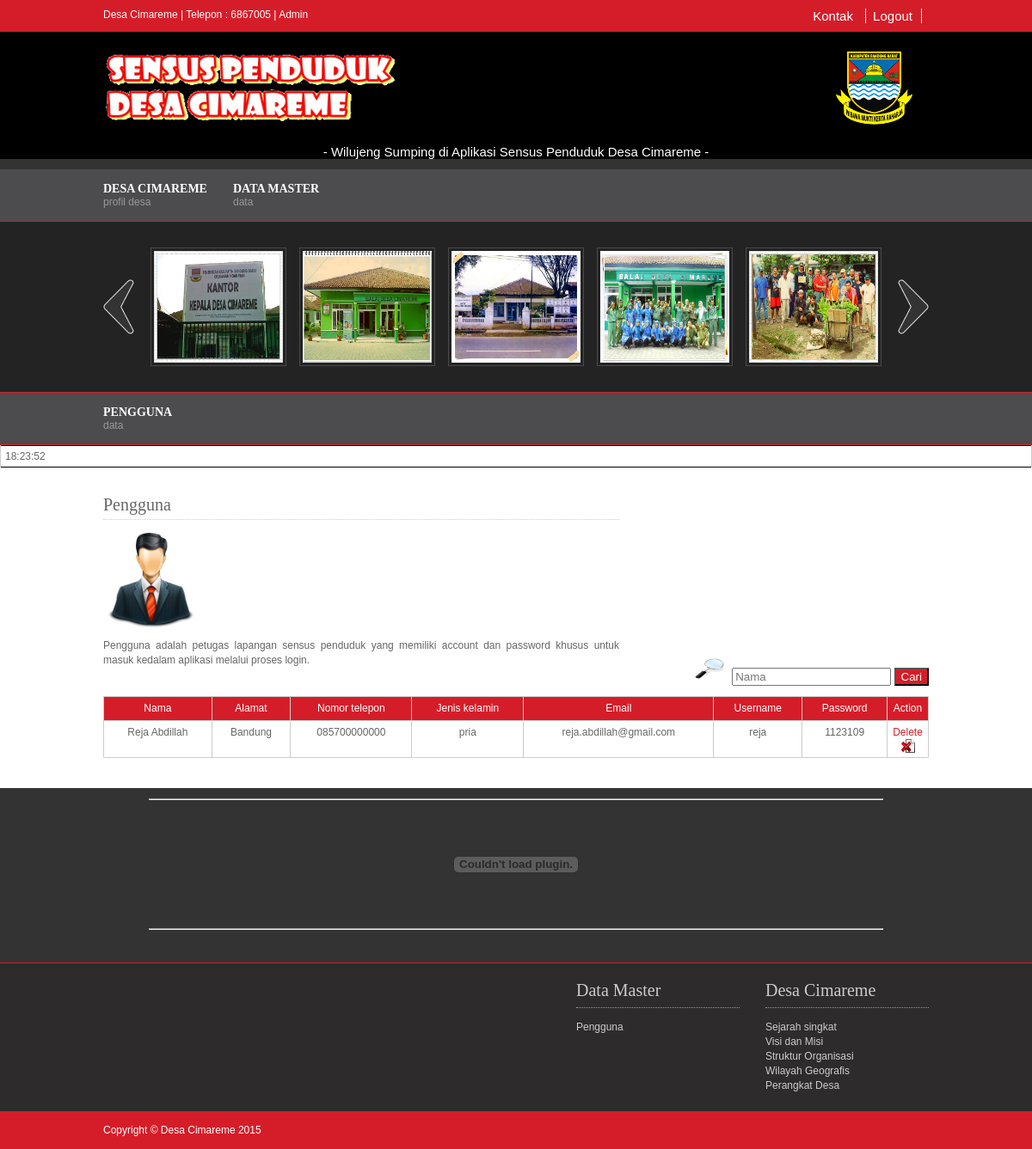
The app's page /admin/pengguna.php (signed in) with its own data.
### tables this page shows
CREATE TABLE IF NOT EXISTS `penyewa` (
  `nama` varchar(30) NOT NULL,
  `alamat` varchar(50) NOT NULL,
  `telepon` varchar(12) NOT NULL,
  `jenis_kelamin` varchar(10) NOT NULL,
  `email` varchar(50) NOT NULL,
  `username` varchar(30) NOT NULL,
  `password` varchar(30) NOT NULL,
  PRIMARY KEY (`username`)
);

### admin/pengguna.php (the view, shortened to what this page needs)
<?php require_once('../Connections/koneksi.php');
?>
<?php
$maxRows_n = 10;
$pageNum_n = 0;
$startRow_n = $pageNum_n * $maxRows_n;
$query_n = "SELECT * FROM penyewa";
$query_limit_n = sprintf("%s LIMIT %d, %d", $query_n, $startRow_n, $maxRows_n);
$n = mysql_query($query_limit_n, $koneksi) or die(mysql_error());
$row_n = mysql_fetch_assoc($n);
?>
<!DOCTYPE html PUBLIC "-//W3C//DTD XHTML 1.0 Transitional//EN" "http://www.w3.org/TR/xhtml1/DTD/xhtml1-transitional.dtd">
<html xmlns="http://www.w3.org/1999/xhtml">
<head>
<link rel="stylesheet" href="layout/styles/layout.css" type="text/css" />
</head>
<body id="top">
<div class="wrapper col1">
  <div id="topbar">
    <p>Desa Cimareme | Telepon : 6867005 | Admin</p>
	<ul class="style2">
	  <li><a href="kontak.php" class="style3">Kontak </a></li> <li><a href="Logout.php" class="style3">Logout</a></li>
	</ul>
    <br class="clear" />
  </div>
</div>
<div class="wrapper col2">
  <div id="header">
    <div class="fl_left">
      <h1><img src="images/Header.png" width="345" height="88" /></h1>
    </div>
    <div class="fl_right">
      <div align="right"><a href="#"><img src="images/Logo Bandung Barat.png" width="127" height="91" /></a> </div>
    </div>
    <br class="clear" />
  </div>
  <marquee>
  <div align="center" class="style2">- Wilujeng Sumping di Aplikasi Sensus Penduduk Desa Cimareme -</div>
  </marquee>
</div>
<div class="wrapper col3">
  <div id="topnav">
    <ul>
      <li><a href="home.php">Desa Cimareme</a><span>Profil Desa</span>
      </li>
	  <li><a href="">Data Master</a><span>data</span>
      </li>
    </ul>
    <br class="clear" />
  </div>
</div>
<div class="wrapper col4">
  <div id="featured_slide">
    <div id="featured_content">
      <ul>
        <li><a href="#"><img src="images/Kantor Kepala Desa Cimareme.jpg" alt="" /></a></li>
        <li><a href="#"><img src="images/Balai Desa Cimareme sekarang.jpg" alt="" /></a></li>
        <li><a href="#"><img src="images/Balai Desa Cimareme tempo dulu.jpg" alt="" /></a></li>
        <li><a href="#"><img src="images/Perangkat Desa.jpg" alt="" /></a></li>
        <li><a href="#"><img src="images/Warga Desa.jpg" alt="" /></a></li>
      </ul>
    </div>
    <a href="javascript:void(0);" id="featured-item-prev"><img src="layout/images/prev.png" alt="" /></a> <a href="javascript:void(0);" id="featured-item-next"><img src="layout/images/next.png" alt="" /></a> </div>
</div>
<div class="wrapper col3">
  <div id="topnav">
    <ul>
      <li><a href="pengguna.php">Pengguna</a><span>data</span>
    </ul>
    <br class="clear" />
  </div>
</div>
<div class="wrapper col5">
<body bgcolor="black" text="black" onload="waktu()">
<table align=center bgcolor="#CCCCCC" class="col5" style="border:1px solid black">
<tr><td>
<div id="output">
</div>
</td></tr>
</table>
  <div id="container">
    <div id="content">
      <h2>Pengguna</h2>
      <img src="images/user-icon-6.png" width="111" height="111" />
      <p align="justify">Pengguna adalah petugas lapangan sensus penduduk yang memiliki account dan password khusus untuk masuk kedalam aplikasi melalui proses login. </p>
    </div>
	<p>&nbsp;</p>
	<p>&nbsp;</p>
	<p>&nbsp;</p>
	<p>&nbsp;</p>
	<p>&nbsp;</p>
	<p>&nbsp;</p>
	<form>
      <div align="right"><img src="images/cari1.png" width="44" height="28" border="0" />
          <input name="cari" type="text" placeholder="Nama" />
          <input name="submit" type="submit" class="col1" value="Cari">
      </div>
    </form>
	<table border="1" cellpadding="0" cellspacing="3">
      <tr class="col1">
        <td><div align="center">Nama</div></td>
        <td><div align="center">Alamat</div></td>
        <td><div align="center">Nomor telepon</div></td>
        <td><div align="center">Jenis kelamin</div></td>
        <td><div align="center">Email</div></td>
        <td><div align="center">Username</div></td>
        <td><div align="center">Password</div></td>
		<td colspan="2"><div align="center">Action</div></td>
      </tr>
      <?php do { ?>
        <tr>
          <td><div align="center"><?php echo $row_n['nama']; ?></div></td>
          <td><div align="center"><?php echo $row_n['alamat']; ?></div></td>
          <td><div align="center"><?php echo $row_n['telepon']; ?></div></td>
          <td><div align="center"><?php echo $row_n['jenis_kelamin']; ?></div></td>
          <td><div align="center"><?php echo $row_n['email']; ?></div></td>
          <td><div align="center"><?php echo $row_n['username']; ?></div></td>
          <td><div align="center"><?php echo $row_n['password']; ?></div></td>
          <td width="5%"><div align="center" onclick="MM_popupMsg('Data penduduk dihapus')">
            <div align="center"><a href="hapuspengguna.php?id=<?php echo $row_n['username']; ?>">Delete<img src="images/dell2.png" width="16" height="16" border="0"></a></div>
          </div></td>
        </tr>
        <?php } while ($row_n = mysql_fetch_assoc($n)); ?>
    </table>
  </div>
</div>
<div align="center">
  <hr width="71%" />
  <p>
    <object classid="clsid:D27CDB6E-AE6D-11cf-96B8-444553540000" codebase="http://download.macromedia.com/pub/shockwave/cabs/flash/swflash.cab#version=7,0,19,0" width="960" height="125">
      <embed src="images/bawah.swf" quality="high" pluginspage="http://www.macromedia.com/go/getflashplayer" type="application/x-shockwave-flash" width="960" height="125"></embed>
    </object>
</p>
  <hr width="71%" />
  <p>&nbsp;</p>
</div>
<div class="wrapper col6">
  <div id="footer">
  	<div class="footbox">
      <h2><a href="home.php">Desa Cimareme</a></h2>
      <ul>
        <li><a href="sejarah.php">Sejarah singkat</a></li>
        <li><a href="visimisi.php">Visi dan Misi</a></li>
        <li><a href="struktur.php">Struktur Organisasi</a></li>
        <li><a href="geografis.php">Wilayah Geografis</a></li>
		<li><a href="perangkatdesa.php">Perangkat Desa</a></li>
      </ul>
    </div>
    <div class="footbox">
      <h2 class="style4">Data Master</h2>
      <ul>
        <li><a href="pengguna.php">Pengguna</a></li>
      </ul>
    </div>
    <br class="clear" />
  </div>
</div>
<div class="col1">
  <div id="copyright">
    <p class="fl_left style1">Copyright &copy; Desa Cimareme 2015</p>
    <br class="clear" />
  </div>
</div>
</body>
</html>

### admin/layout/styles/layout.css (style rules this page uses)
html { overflow-y:scroll; }
body { margin:0; padding:0; font-size:12px; font-family:verdana, Arial, Helvetica, sans-serif; color:#FFFFFF; background-color:#333333; }
a { outline:none; text-decoration:none; }
.fl_left, .imgl { float:left; }
.fl_right, .imgr { float:right; }
img { margin:0; padding:0; border:0; }
div.wrapper { display:block; width:100%; margin:0; text-align:left; }
div.wrapper h1, div.wrapper h2, div.wrapper h3, div.wrapper h4, div.wrapper h5, div.wrapper h6 { margin:0 0 15px 0; padding:0; font-size:20px; font-weight:normal; font-family:Georgia, "Times New Roman", Times, serif; }
.col1, .col1 a { color:#FFFFFF; background-color:#D51D29; }
.col2 { color:#FFFFFF; background-color:#000000; }
.col3 { color:#999999; background-color:#4C4C4E; border-bottom:1px solid #D51D29; }
.col4 { color:#FFFFFF; background-color:#232323; border-bottom:1px solid #D51D29; }
.col4 a { color:#FFFFFF; background-color:#232323; }
.col5 { color:#666666; background-color:#FFFFFF; }
.col5 a { color:#D51D29; background-color:#FFFFFF; }
.col6 { color:#98989A; background-color:#2D2B2B; border-top:1px solid #D51D29; }
.col6 a { color:#CCCCCC; background-color:#2D2B2B; }
#topbar, #header, #topnav, #intro, #breadcrumb, #container, #footer, #copyright { display:block; position:relative; width:960px; margin:0 auto; }
#topbar { padding:10px 0; }
#topbar p { float:left; margin:0; padding:0; }
#topbar ul { float:right; margin:0; padding:0; list-style:none; }
#topbar li { display:inline; margin:0 8px 0 0; padding:0 10px 0 0; border-right:1px solid #FFFFFF; }
#header { padding:20px 0; }
#header h1, #header p { margin:0; padding:0; }
#header .fl_left { display:block; float:left; width:400px; }
#header .fl_right { display:block; float:right; width:468px; }
#header h1 { margin:0; font-size:36px; border:none; }
#container { padding:20px 0; line-height:1.4em; }
#container h1, #container h2, #container h3, #container h4, #container h5, #container h6 { padding-bottom:8px; border-bottom:1px dotted #CCCCCC; }
#content { display:block; float:left; width:600px; }
#footer { padding:20px 0; }
#footer h2 { padding-bottom:8px; border-bottom:1px dotted #999999; }
#footer p, #footer ul, #footer a { margin:0; padding:0; font-weight:normal; list-style:none; line-height:normal; }
#footer .footbox { display:block; float:right; width:190px; margin:0 0 0 30px; padding:0; }
#footer li { margin-bottom:3px; }
#copyright { padding:15px 0; }
#copyright p { margin:0; padding:0; }

### admin/layout/styles/navi.css (style rules this page uses)
#topnav { padding:15px 0; z-index:1000; }
#topnav ul, #topnav li { margin:0; padding:0; list-style:none; font-size:14px; font-family:Georgia, "Times New Roman", Times, serif; }
#topnav li { float:left; margin-right:30px; }
#topnav li span { display:block; font-size:12px; font-weight:bold; font-family:Arial, Helvetica, sans-serif; text-transform:lowercase; color:#999999; background-color:#4C4C4E; font-weight:normal; line-height:normal; margin:0; padding:0; }
#topnav li a:link, #topnav li a:visited, #topnav li a:hover { display:block; margin:0; padding:0; color:#FFFFFF; background-color:#4C4C4E; text-transform:uppercase; font-weight:bold; }

### admin/layout/styles/forms.css (style rules this page uses)
form, fieldset, legend { margin:0; padding:0; border:none; }

### admin/layout/styles/tables.css (style rules this page uses)
table { width:100%; border-collapse:collapse; table-layout:auto; vertical-align:top; margin-bottom:15px; border:1px solid #CCCCCC; }
table tbody td { vertical-align:top; border-collapse:collapse; border-left:1px solid #CCCCCC; border-right:1px solid #CCCCCC; }
table thead th, table tbody td { padding:5px; border-collapse:collapse; }

### admin/pengguna.php (style rules this page uses)
.style2 { font-size: 15px }
.style3 { color: #CCCCCC }
.style4 { color: #cccccc }

### records on screen
penyewa: nama "Reja Abdillah", alamat "Bandung", telepon "085700000000", jenis_kelamin "pria", email "reja.abdillah@gmail.com", username "reja", password "1123109"
